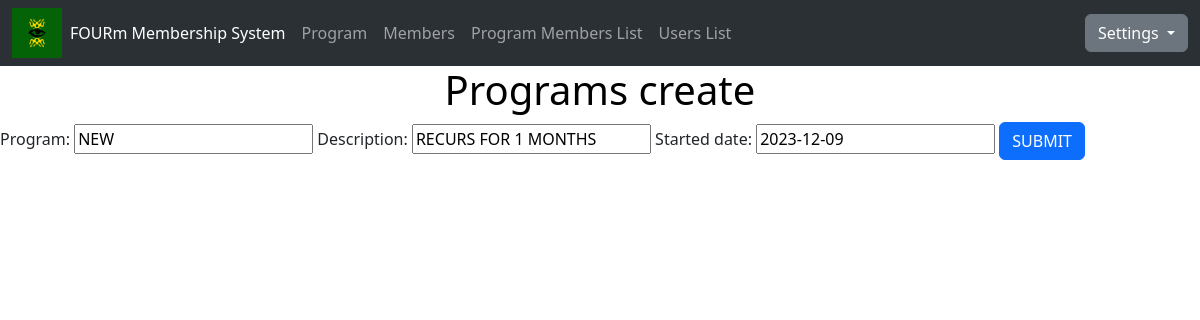
The app's page /program/edit/1 with its own data.
### webapp/models.py (models this page shows, shortened)
class Program(models.Model):
    program = models.CharField(max_length=50, null=True)
    description = models.CharField(max_length=50, null=True)
    started_date = models.DateField(null=True)

### webapp/views.py (the view)
# urls.py: path('program/edit/<int:programID>', views.program_edit, name="program_edit"),
def program_edit(request, programID):
    program = Program.objects.get(id=programID)
    programForm = ProgramForm(instance=program)
    if request.method == 'POST':
        programForm = ProgramForm(request.POST, instance=program)
        programForm.save()
        return redirect(to="program_page")
    context = {
        'program' : program,
        'programForm' : programForm
    }
    return render(request, 'pages/program_edit.html', context)

### webapp/forms.py
class ProgramForm(forms.ModelForm):
    class Meta:
        model = Program
        fields = "__all__"

### webapp/templates/pages/program_edit.html (shortened to what this page needs)
{% extends 'pages/index.html' %}
{% load static %}
{% block content %}
<html>
    <head>
    </head>
    <body>
        <center>
            <h1>Programs create</h1>
            </center>
        <form action="{% url 'program_create' %}" method="POST" >
            {{programForm}}
            <button type="submit" class="btn btn-primary">SUBMIT</button>
        </form>
    {% endblock %}

### webapp/static/css/style.css (style rules this page uses)
h1 { color:black }
html { height: 100%; }
body { flex-direction: column; }

### records on screen
Program: program "NEW", description "RECURS FOR 1 MONTHS", started_date "2023-12-09"
